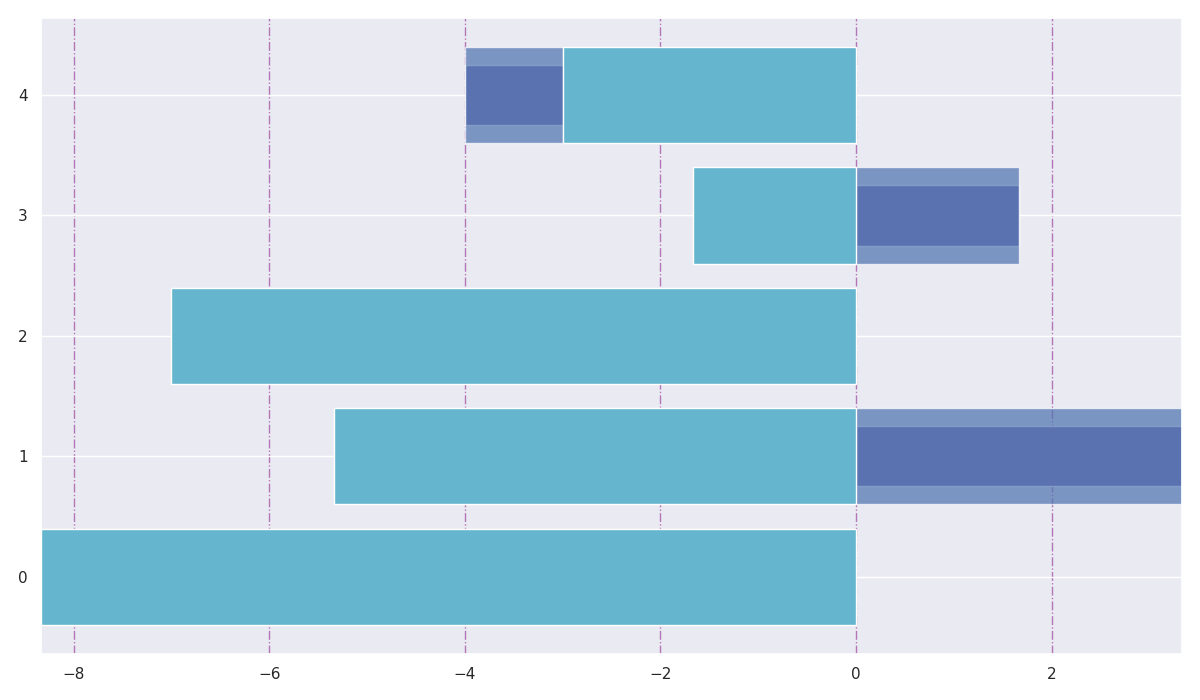

This figure's Python source:
import matplotlib.pyplot as plt
import numpy as np

xenon_popularity = [70, 90, 55, 85, 65]
zephyr_popularity = [65, 78, 60, 80, 70]
orbis_popularity = [80, 92, 68, 85, 72]

central_value = np.mean([xenon_popularity, zephyr_popularity, orbis_popularity], axis=0)
xenon_deviation = np.array(xenon_popularity) - central_value
zephyr_deviation = np.array(zephyr_popularity) - central_value
orbis_deviation = np.array(orbis_popularity) - central_value

bar_width = 0.5
r = np.arange(len(xenon_popularity))

fig, ax = plt.subplots(figsize=(12, 7))
ax.barh(r, xenon_deviation, color='m', height=bar_width)
ax.barh(r, zephyr_deviation, left=xenon_deviation, color='b', alpha=0.7)
ax.barh(r, orbis_deviation, left=xenon_deviation + zephyr_deviation, color='c')

ax.xaxis.grid(True, linestyle='-.', which='major', color='purple', alpha=0.5)

plt.tight_layout()
plt.show()
